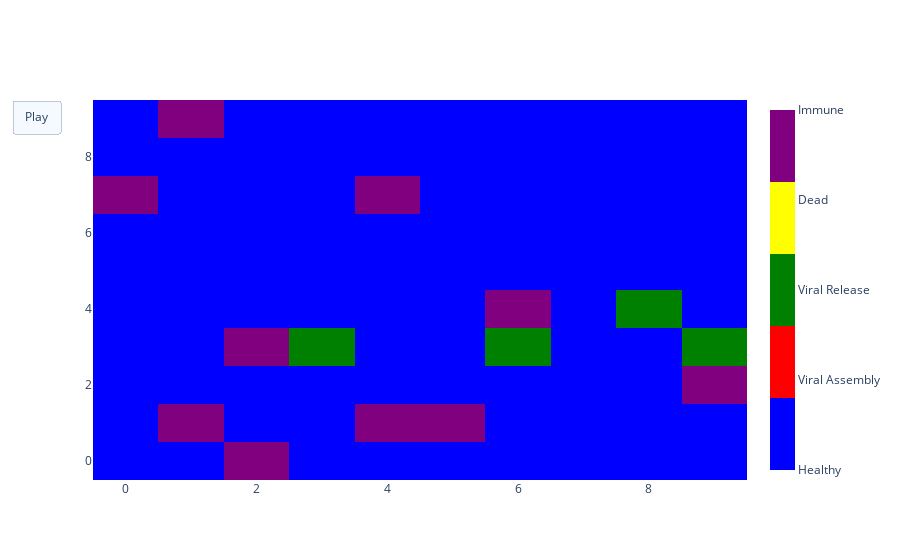

The code cell stored with this chart in its notebook:
### Code cell
fig = go.Figure(data=go.Heatmap(z=heatmaps[0], colorscale=legend_colors, colorbar=dict(tickvals=numbers, ticktext=names, thickness=25)),
               frames=[go.Frame(data=go.Heatmap(z=heatmaps[i])) for i in range(len(res))])
fig.update_layout(
    updatemenus=[
        dict(type="buttons", visible=True,
        buttons=[dict(label="Play", method="animate", args=[None])]
            )])
fig.show()

### Figure 1 — Plotly figure (JSON) as saved in the notebook; plotly's stock layout.template omitted (floating-point values rounded to 4 significant figures)
{"data": [{"colorbar": {"thickness": 25, "ticktext": ["Healthy", "Viral Assembly", "Viral Release", "Dead", "Immune"], "tickvals": [0, 0.2, 0.4, 0.6, 0.8]}, "colorscale": [[0, "blue"], [0.2, "blue"], [0.2, "red"], [0.4, "red"], [0.4, "green"], [0.6, "green"], [0.6, "yellow"], [0.8, "yellow"], [0.8, "purple"], [1, "purple"]], "type": "heatmap", "z": [[0, 0, 0.8, 0, 0, 0, 0, 0, 0, 0], [0, 0.8, 0, 0, 0.8, 0.8, 0, 0, 0, 0], [0, 0, 0, 0, 0, 0, 0, 0, 0, 0.8], [0, 0, 0.8, 0.4, 0, 0, 0.4, 0, 0, 0.4], [0, 0, 0, 0, 0, 0, 0.8, 0, 0.4, 0], [0, 0, 0, 0, 0, 0, 0, 0, 0, 0], [0, 0, 0, 0, 0, 0, 0, 0, 0, 0], [0.8, 0, 0, 0, 0.8, 0, 0, 0, 0, 0], [0, 0, 0, 0, 0, 0, 0, 0, 0, 0], [0, 0.8, 0, 0, 0, 0, 0, 0, 0, 0]]}], "layout": {"updatemenus": [{"buttons": [{"args": [null], "label": "Play", "method": "animate"}], "type": "buttons", "visible": true}]}}
